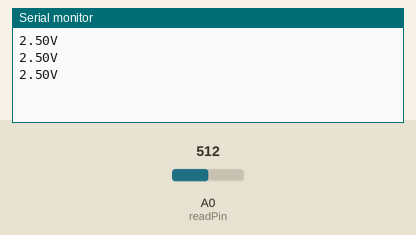
Simulated run of this sketch. Board: Arduino Uno, built with avr-gcc and run on an emulated ATmega328P. Parts: the last lines printed to the serial monitor. Inputs (shaded band) come from the test bench; at power-on: A0 (readPin) = 512.

Above: at 1.3 s.
1.4 s: A0 (readPin) set to 716
At 1.9 s:
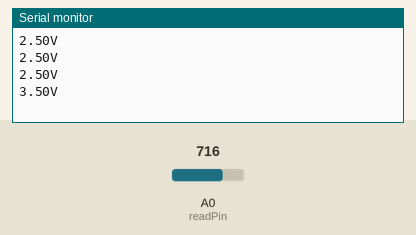
2.9 s: A0 (readPin) set to 900
At 3.4 s:
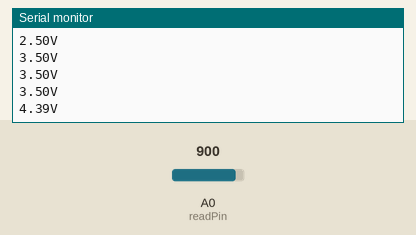
Timing chart, 0 to 5.9 s (numbered marks = the images above; inputs shaded):
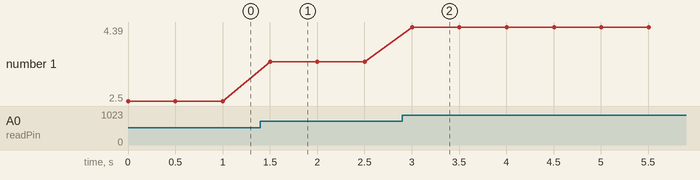

The sketch:

ResistorVoltageRead.ino
```cpp
const int readPin = A0;

float voltage = 0;

void setup() {
  pinMode(readPin, INPUT);
  Serial.begin(9600);
}

void loop() {
  voltage = (5.0 / 1024.0) * (float)analogRead(readPin);
  Serial.print(voltage);
  Serial.println("V");

  delay(500);
}
```

Measured:
- after the input at 1.4 s, the serial monitor: prints a new line after 0.10 s (image 1)
- after the input at 2.9 s, the serial monitor: prints a new line after 0.10 s (image 2)
- plotted number 1: 2.5 → 3.5 after the input at 1.4 s, 3.5 → 4.39 after the input at 2.9 s
